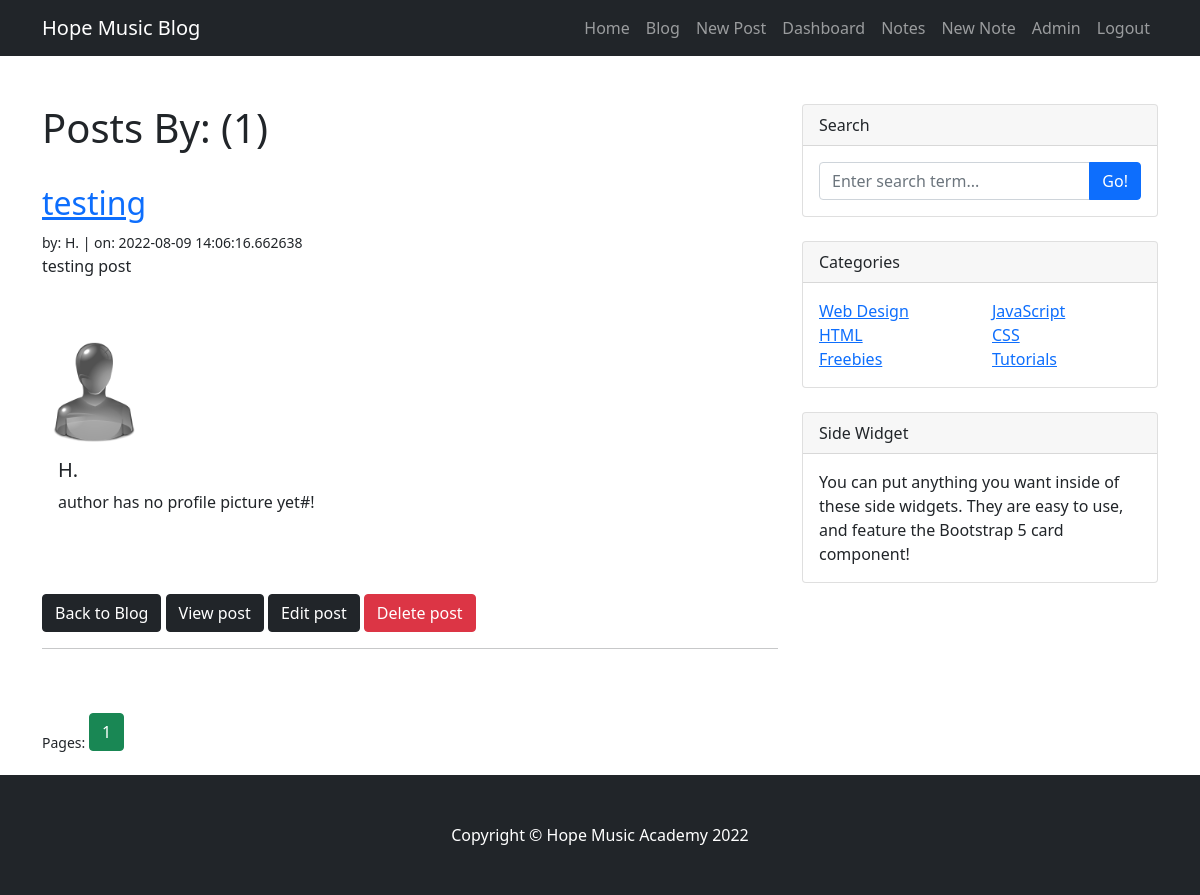
Before: /user/H. (signed in) with the older database file.
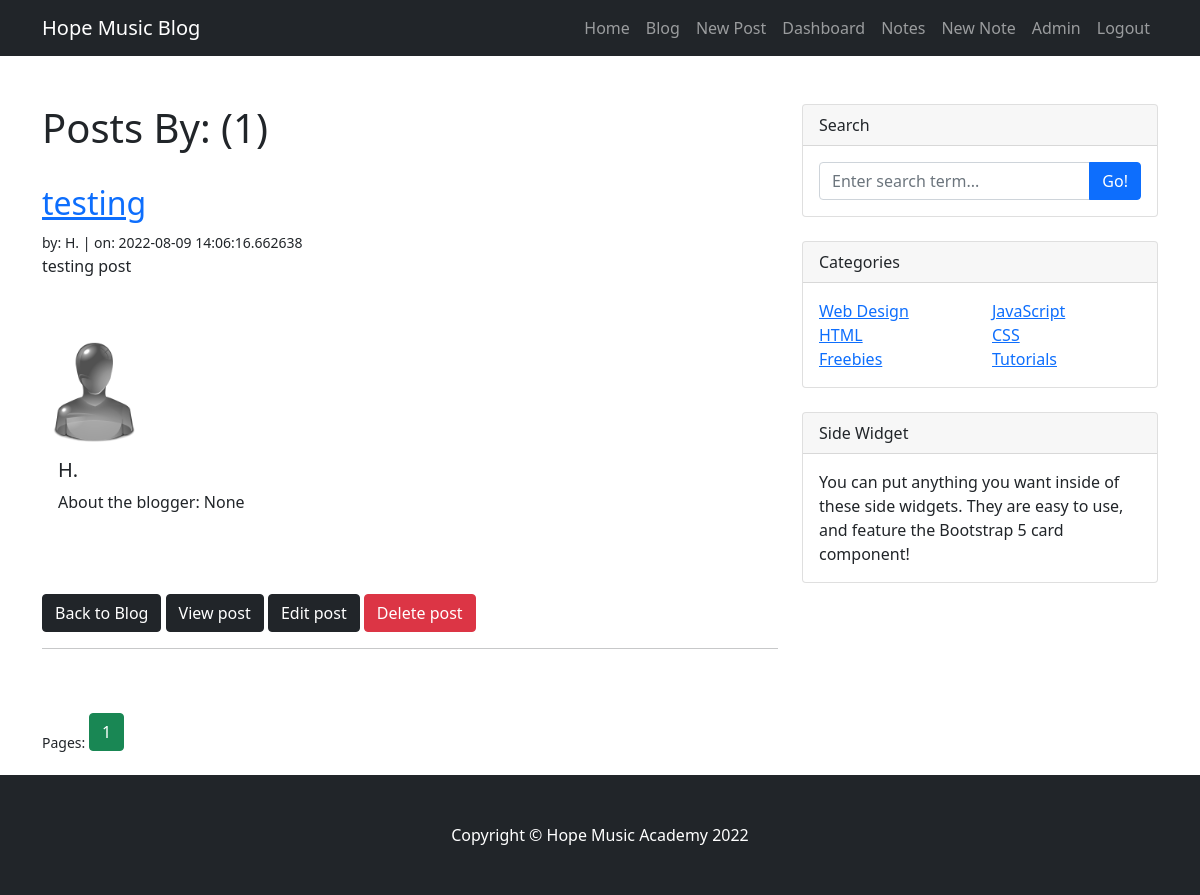
After: the same page with the newer database file.
### app.py (models this page shows, shortened)
class Posts(db.Model):
    id = db.Column(db.Integer, primary_key=True)
    title = db.Column(db.String(255))
    content = db.Column(db.Text)
    date_posted = db.Column(db.DateTime, default=datetime.utcnow)
    slug = db.Column(db.Text)
    blogger_id = db.Column(db.Integer, db.ForeignKey('users.id'))
    comments = db.relationship('Comments', backref="posts", lazy=True)

class Users(db.Model, UserMixin):
    id = db.Column(db.Integer, primary_key=True)
    username = db.Column(db.String(255), unique=True, nullable=False)
    first_name = db.Column(db.String(50), nullable=False)
    last_name = db.Column(db.String(50), nullable=False)
    email = db.Column(db.String(100), unique=True, nullable=False)
    favorite_color = db.Column(db.String(120))
    about_author = db.Column(db.Text(), nullable=True)
    data_added = db.Column(db.DateTime, default=datetime.utcnow)
    profile_pic = db.Column(db.String(), nullable=True)
    last_seen = db.Column(db.DateTime, default=datetime.utcnow)
    posts = db.relationship("Posts", backref="blogger")
    comments = db.relationship('Comments', backref="user", passive_deletes=True)
    password_hash = db.Column(db.String(128))
    @property
    def password(self):
        raise AttributeError('Password is not readable attribute')

### app.py (the view)
@app.route('/user/<first_name>')
@login_required
def user_posts(first_name):
    page = request.args.get('page', 1, type=int)
    user = Users.query.filter_by(first_name=first_name).first_or_404()
    user_posts = Posts.query.filter_by(blogger=user)\
        .order_by(Posts.date_posted)\
        .paginate(page=page, per_page=2)
    return render_template('user_posts.html',
                           first_name=first_name,
                           user_posts=user_posts)

### app.py (called while the page is built)
@app.before_request
def before_request():
    if current_user.is_authenticated:
        current_user.last_seen = datetime.utcnow()
        db.session.commit()

@login_manager.user_loader  # load users when login
def load_user(user_id):
    return Users.query.get(int(user_id))

### templates/user_posts.html
{% extends "base.html" %}
{% block content %}
    <h1>Posts By: {{ name }} ({{ user_posts.total }})</h1>
    <br/>
    {% for post in user_posts.items %}
        <h2><a href="{{ url_for('post', id=post.id) }}">{{ post.title }}</a></h2>
        <small>by: {{ post.blogger.first_name }} | on: {{ post.date_posted }}</small><br/>
        {{ post.slug|safe }}
        <br/><br/>
        <div class="mb-3">
            <div class="row no-gutters">
                <div class="col-md2">
                    {% if post.blogger.profile_pic %}
                        <img src="{{ url_for('static', filename='/img/' + post.blogger.profile_pic) }}"
                             alt="user profile picture" width="100px" align="left">
                    {% else %}
                        <img src="{{ url_for('static', filename='/img/default_pic.png') }}"
                     alt="default profile picture" align="left" width="100px">
                    {% endif %}
                </div>
                <div class="col-md-10">
                    <div class="card-body">
                        <h5 class="card-title">{{ post.blogger.first_name }}</h5>
                        <p class="card-text">
                            {% if post.blogger.about_author %}
                                About the blogger: {{ post.blogger.about_author }}
                            {% else %}
                                author has no profile picture yet#!
                            {% endif %}
                        </p>
                    </div>
                </div>
            </div>
        </div>
        <br/><br/>
        <a href="{{ url_for('posts') }}" class="btn btn-dark">Back to Blog</a>
        <a href="{{ url_for('post', id=post.id) }}" class="btn btn-dark">View post</a>
        {% if post.blogger_id == current_user.id %}
            <a href="{{ url_for('edit_post', id=post.id) }}" class="btn btn-dark">Edit post</a>
            <a href="{{ url_for('delete_post', id=post.id) }}" class="btn btn-danger">Delete post</a>
            <br/>
            <hr>
        {% endif %}
    {% endfor %}
    <br/><br/>
    <div class="row">
        <small>Pages:
        {% for page_num in user_posts.iter_pages(left_edge=1, right_edge=1, left_current=2, right_current=1) %}
            {% if page_num %}
                {% if user_posts.page == page_num %}
                    <a class="btn btn-success mb-4" href="{{ url_for('user_posts', first_name=first_name, page=page_num) }}">{{ page_num }}</a>
                {% else %}
                    <a class="btn btn-outline-success mb-4" href="{{ url_for('user_posts', first_name=first_name, page=page_num) }}">{{ page_num }}</a>
                {% endif %}
            {% else %}
                ...
            {% endif %}
        {% endfor %}
        </small>
    </div>
{% endblock content %}

Changed rows visible on the page:
changed through a linked row, Posts "testing": blogger.about_author (not shown) → "None"; text "author has no profile picture yet#!" → "About the blogger:"
